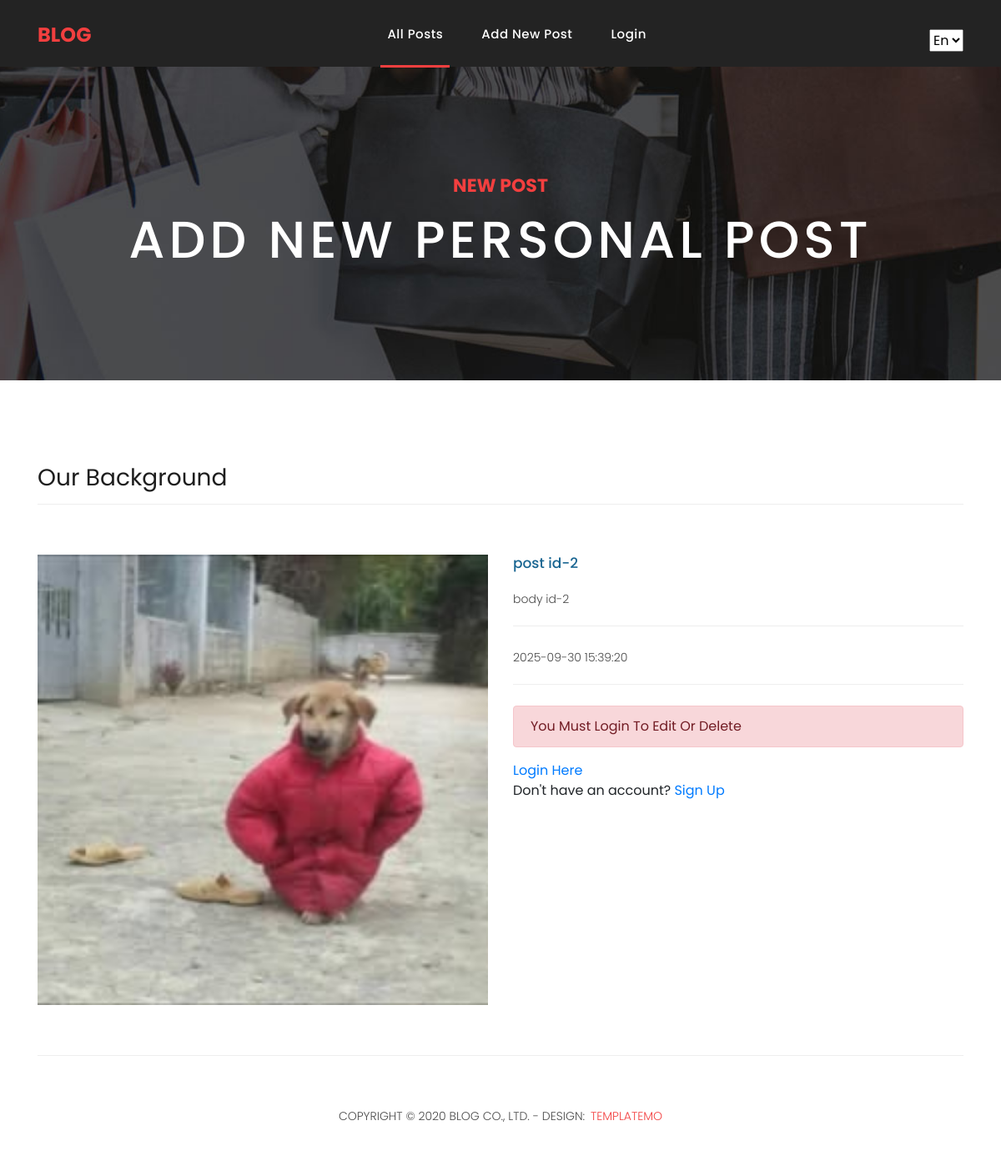
/viewPost.php?id=21, run on the app's committed database.
### tables this page shows
CREATE TABLE `posts` (
  `id` int(10) UNSIGNED NOT NULL,
  `title` varchar(255) NOT NULL,
  `image` varchar(255) DEFAULT NULL,
  `body` text NOT NULL,
  `user_id` int(10) UNSIGNED NOT NULL,
  `created_at` datetime NOT NULL DEFAULT current_timestamp()
);

### viewPost.php (the view, shortened to what this page needs)
<?php require_once 'inc/header.php' ?>
<div class="page-heading products-heading header-text">
    <div class="container">
        <div class="row">
            <div class="col-md-12">
                <div class="text-content">
                    <h4>new Post</h4>
                    <h2>add new personal post</h2>
                </div>
            </div>
        </div>
    </div>
</div>
<?php
$id = $_GET['id'];
require_once __DIR__ . "/inc/conn.php";
$query = "SELECT * FROM posts WHERE id=$id";
$res = mysqli_query($conn, $query);
if ($res && mysqli_num_rows($res) == 1) {
    $post = mysqli_fetch_assoc($res);
} else {
    $msg = "Post Not Found";
}
?>
<div class="best-features about-features">
    <div class="container">
        <div class="row">
            <div class="col-md-12">
                <div class="section-heading">
                    <h2>Our Background</h2>
                </div>
            </div>
            <div class="col-md-6">
                <div class="right-image">
                    <img src="assets/images/postImage/<?php echo $post['image'] ?>" alt="">
                </div>
            </div>
            <div class="col-md-6">
                <div class="left-content">
                    <h4><?php echo $post['title'] ?></h4>
                    <p><?php echo $post['body'] ?></p>
                    <p><?php echo $post['created_at'] ?></p>
                    <?php if (isset($_SESSION['user_id'])) { ?>
                    <a href="editPost.php?id=<?php echo $post['id'] ?>" class="btn btn-success mr-3 "> edit post</a>
                    <a href="handle/handleDelete.php?id=<?php echo $post['id'] ?>" onclick="alert('Are You Sure ?')"
                        class="btn btn-danger "> delete
                        post</a>
                    <?php } else {
                    ?>
                    <div class="alert alert-danger">You Must Login To Edit Or Delete</div>
                    <a href="login.php">Login Here</a>
                    <br>
                    <span>Don't have an account? </span> <a href="superAdmin/register.php"> Sign Up</a>
                    <?php }
                    ?>
                </div>
            </div>
        </div>
    </div>
</div>
<?php require_once 'inc/footer.php' ?>

### assets/css/templatemo-sixteen.css (style rules this page uses)
body { font-family: 'Poppins', sans-serif; overflow-x: hidden; text-rendering: optimizeLegibility; -webkit-font-smoothing: antialiased; -moz-osx-font-smoothing: grayscale; }
p { margin-bottom: 0px; font-size: 14px; font-weight: 300; color: #4a4a4a; line-height: 24px; }
a { text-decoration: none!important; }
h1,h2,h3,h4,h5,h6 { margin: 0px; }
.section-heading { text-align: left; margin-bottom: 60px; border-bottom: 1px solid #eee; }
.section-heading h2 { font-size: 28px; font-weight: 400; color: #1e1e1e; margin-bottom: 15px; }
.products-heading { background-image: url(../images/products-heading.jpg); }
.page-heading { padding: 210px 0px 130px 0px; text-align: center; background-position: center center; background-repeat: no-repeat; background-size: cover; }
.page-heading .text-content h4 { color: #f33f3f; font-size: 22px; text-transform: uppercase; font-weight: 700; margin-bottom: 15px; }
.page-heading .text-content h2 { color: #fff; font-size: 62px; text-transform: uppercase; letter-spacing: 5px; }
.about-features { margin-top: 100px!important; }
.about-features p { border-bottom: 1px solid #eee; padding-bottom: 20px; }
.about-features .container .row { padding-bottom: 0px!important; border-bottom: none!important; }
.best-features { margin-top: 50px; }
.best-features .container .row { border-bottom: 1px solid #eee; padding-bottom: 60px; }
.best-features img { width: 100%; overflow: hidden; }
.best-features h4 { font-size: 17px; color: #1a6692; margin-bottom: 20px; }
.best-features p { margin-bottom: 25px; }

### data on the page
posts: image (picture), title "post id-2", body "body id-2", created_at "2025-09-30 15:39:20"

### other printed values
$translations['all_posts'] "All Posts"
$translations['add_new_post'] "Add New Post"
$translations['login'] "Login"
